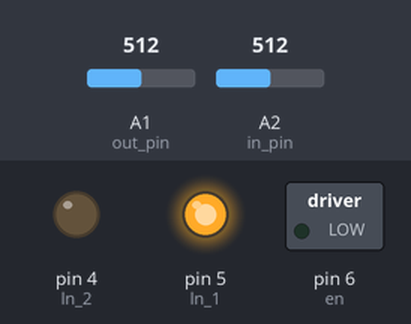
A sketch run on a simulated Arduino Uno, built with avr-gcc and run on an emulated ATmega328P. Parts: switched loads named in the sketch (green lamp = pin HIGH), output pins drawn as LEDs (lit = HIGH). Dashed ring = blinking. The test bench sets the inputs (shaded band); at power-on: A1 (out_pin) = 512, A2 (in_pin) = 512. What the sketch prints to the serial monitor is not drawn.

Above: at 0.22 s.
Timing chart, 0 to 3.0 s (numbered marks = the images above):
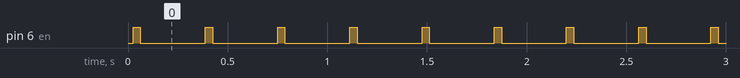

The sketch:

motor_driver_modeling_arduino.ino
```cpp
// code for measuring voltage by using voltage sensor and arduino.
//goku-g
float r1 = 30000.0;
float r2 = 7500.0;

float voltage_out = 0.0;
float voltage_in = 0.0;
int in_value = 0;
int out_value = 0;
int temp = 5;

const int in_pin = A2;
const int out_pin = A1;

const int ln_1 = 5;
const int ln_2 = 4;
const int en = 6;

double in_time = 0.00;
double out_time = 0.00;

void setup()
{
  pinMode(en, OUTPUT);
  pinMode(ln_1, OUTPUT);
  pinMode(ln_2, OUTPUT);

  digitalWrite(ln_1,HIGH);
  digitalWrite(ln_2,LOW);
  Serial.begin(9600);
}

float get_voltage(int value)
{
  float v_out = (value * 5.0) / 1024.0;
  float v_in = v_out / (r2/(r1+r2));
  return v_in;
}

void loop()
{
  Serial.println("********************************************************");

  in_value = analogRead(in_pin);
  Serial.print("Input = ");
  voltage_in = get_voltage(in_value);
  Serial.println(voltage_in);

  Serial.println("PWM Signal!!!!");
  analogWrite(en,255);
  in_time = micros();

  out_value = analogRead(out_pin);
  while(out_value < temp)
  {
    temp = out_value;
    out_value = analogRead(out_pin);
  }
//  Serial.print("Out value = ");
//  Serial.println(out_value);

  out_time = micros();

  Serial.print("Output = ");
  voltage_out = get_voltage(out_value);
  Serial.println(voltage_out);

  double delay_time = out_time - in_time;
  Serial.print("Time delay: ");
  Serial.println(delay_time);

  out_value = 0;
  temp = 5;
  analogWrite(en,0);
  delay(300);
}
```

Measured:
- by itself, pin 6 (en): alternates HIGH for 0.04 s and LOW for 0.33 s
